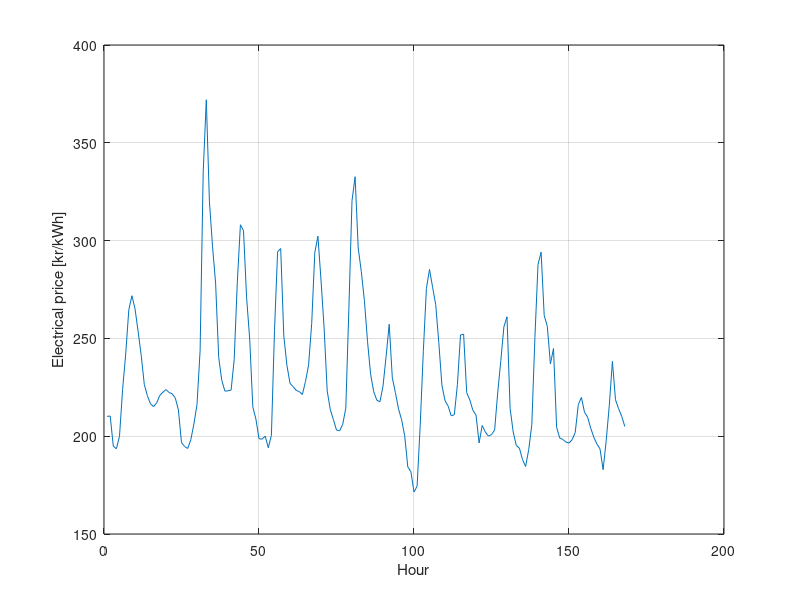
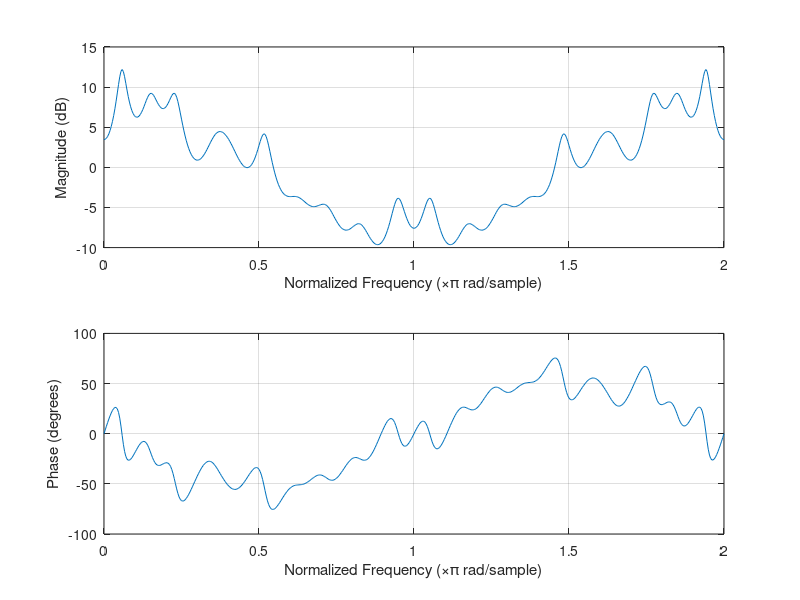
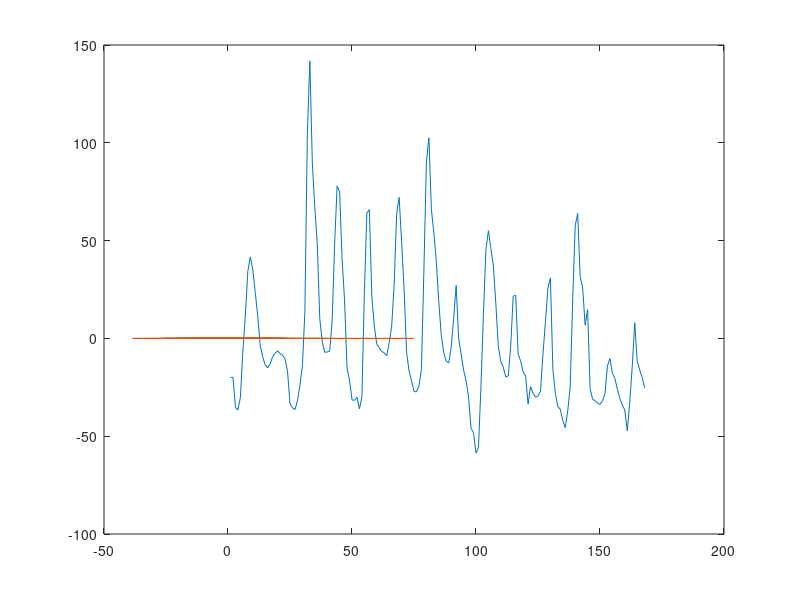
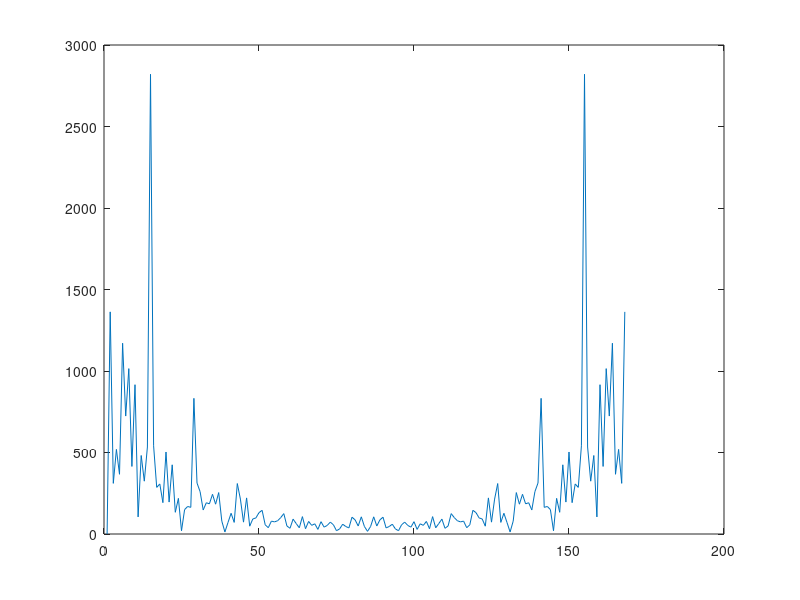

These figures' MATLAB source, in order: (Note: this script raises an error after producing the figures.)
clear all;
close all;
clc;
%% Preparing data for Feedback coeficients - LN stochastic p. 28
% 
data = load('data_v2.csv'); % Data
data_mean = data(:,3) - mean(data(:,3)); % Mean substracted from data 
% 

plot(data(:,3))
grid on 
xlabel('Hour')
ylabel('Electrical price [kr/kWh]')



% atc = autocorr(data_mean); % Autocorrelation of data
%  
% y_gamma = atc(2:length(atc)); % Used in Yule walker 
% Gamma = toeplitz(atc(1:length(atc)-1)); % Used in Yule walker
% 
% sigma = inv(Gamma)*y_gamma; % Feedback coeificients for AR(20)


%%

% f = linspace(0,1,length(data(:,3)));

x = data_mean;
x_f = fft(x);

% By visual inspection. x = 15, 155 is peak of fft 

theta = [angle(x_f(2)) angle(x_f(15)) angle(x_f(29)) angle(x_f(6)) angle(x_f(8)) angle(x_f(10))];
%angle(x_f(155));
%fz = 


x_f(2) = 0;
x_f(168) = 0;

x_f(15) = 0;    % Erase peroidisity
x_f(155) = 0;   % Erase peroidisity

x_f(29) = 0;
x_f(141) = 0;

x_f(6) = 0;
x_f(164) = 0;

x_f(8) = 0;
x_f(162) = 0;

x_f(10) = 0;
x_f(160) = 0;


% plot(mag2db(abs(x_f)))

figure
x_t = ifft(x_f);

p = 20;
a = aryule(x_t,p);

freqz(1,a)

figure

plot(x)
hold on
plot(x_t)

figure 
plot(abs(fft(data_mean)))
figure
phi = aryule(x_t,10);

out = 0;
dummy = 0;
%%%%%%%%%%%%%%%%%%%%%%%%%%%%%%%%%%%%%
x = randn(1,168);

% for n = 1:168 % for loop to define x[n] = z[n] + sigma[n-1] + sigma[n-2] .. sigma[n-i] 
%     
%     out(n) = x * phi';
%     dummy(1) = randn(1);
%     
%     for k = 2:length(x)
%         dummy(k) = x(k-1);
%     end
% 
%     x = dummy;
% end
y = filter(10,phi,x);

A1 = 2820 / (168/2); % Amplitude of cosine peroridicity - A*cos(2*pi*f*t + theta) 
A2 = 2820 / (155/2);
A3 = 2820 / (141/2);
A4 = 2820 / (164/2);
A5 = 2820 / (162/2);
A6 = 2820 / (160/2);

fz1 = (15/168) ;%2.48*10^-5; %1/(15/168);
fz2 = (15/155) ;
fz3 = (15/141) ;
fz4 = (15/164) ;
fz5 = (15/162) ;
fz6 = (15/160) ;

t = (1:1:168);
per1 = A2 * cos(2*pi*fz2*t + theta(1)); % Peoridisity
per2 = A1 * cos(2*pi*fz1*t + theta(2));
per3 = A3 * cos(2*pi*fz3*t + theta(3));
per4 = A4 * cos(2*pi*fz4*t + theta(4));
per5 = A5 * cos(2*pi*fz5*t + theta(5));
per6 = A6 * cos(2*pi*fz6*t + theta(6));



plot(per1+per2+per3+per4+per5+per6+y)
hold on 
plot(data_mean)
figure
plot(abs(fft((per1+per2+per3+per4+per5+per6+y))))
fit(t',data(:,3),'smoothingspline')
